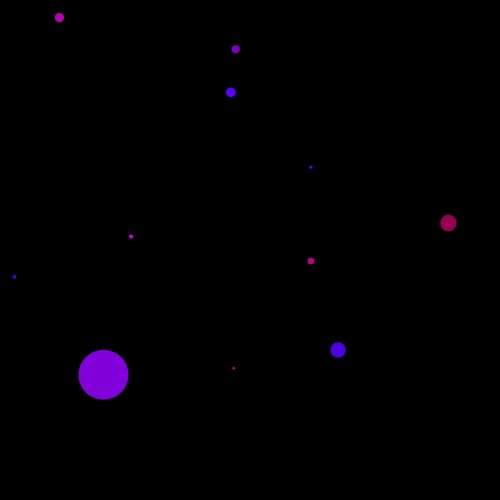
Frame 1 (no input)
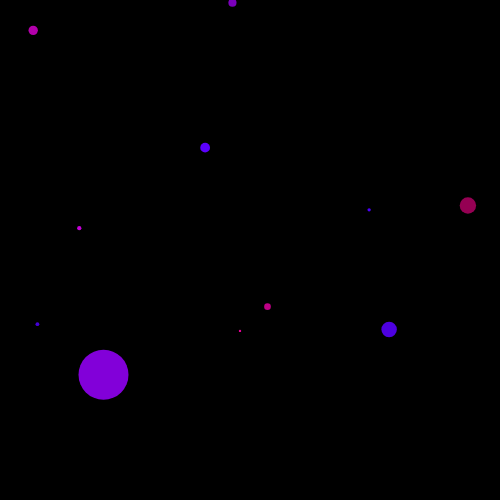
Frame 60 (no input)
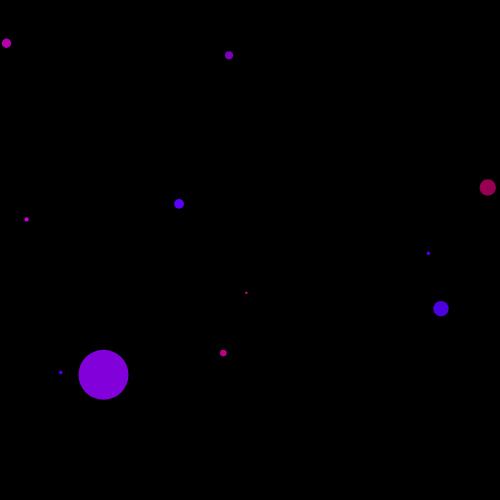
Frame 120 (the mouse pressed at the canvas centre since frame 60)

The p5.js sketch that drew these frames (run headless with seeded random() and noise() and a simulated clock; from frame 60 on, the mouse is pressed at the canvas centre):

// p5.js sketch
// ── sketch.js

var vineNode;
var particleArray = [];
var bigTree;
function setup(){
    ellipseMode(CENTER);
    createCanvas(500,500);
    bigTree = new treeObj();
    bigTree.limbs[0].radius = 50;

    for(var i = 0 ; i < 10 ; i++){
        tp = new particle();
        particleArray.push(tp);
    }
}

function draw() {
    background(0,0,0);
    bigTree.display();
    for(var i = 0 ; i < particleArray.length ; i++){
       
        if(particleArray[i] != null){
            if(particleArray[i].movable == true){
                particleArray[i].display();
                particleArray[i].move();
                particleArray[i].collideWithBoundary();

                //particleArray[i].collideWithTree(bigTree);
                if(particleArray[i].collideWithTree(bigTree) ==true ){
                    particleArray[i] = new particle();

                }
            }
        }
        
    }
    
}


class particle {
    constructor(){
        this.radius = random(1,20);
       
        this.pos = createVector(random(0,width),random(0,height));

        this.c = color( random(64,255) ,0 ,random(64,255) );
        
        this.dir = createVector(random(-1,1),random(-1,1));

        this.movable = true;
        
    }

    display(){
        noStroke();
        fill(this.c);
        ellipse(this.pos.x,this.pos.y,this.radius,this.radius);
    }

    move(){
        if(this.movable == true){
            this.pos.x += this.dir.x;
            this.pos.y += this.dir.y;
        }
        
    }
    
    collideWithBoundary(){
        //x collide
        if(this.pos.x >= width){
            this.pos.x = width - 1;
            this.dir.x *= -1;
        }
        if(this.pos.x <= 0){
            this.pos.x = 1;
            this.dir.x *=-1;
        }
        //y collide
        if(this.pos.y >= height){
            this.pos.y = height - 1;
            this.dir.y *= -1;
        }
        if(this.pos.y <= 0){
            this.pos.y = 1;
            this.dir.y *=-1;
        }
        
    }

    collideWithSeed(seedX, seedY){
        
        if( (abs( (this.pos.x - seedX) ) < 25)  && ( abs( (this.pos.y - seedY) ) < 25)){
            //console.log(this.xpos);
            this.movable = false;
        }
        
    }

    collideWithTree(tree){
        //console.log("collide with tree called by "+this.c+"-"+this.radius);
        //tree is an array of points and radi;
        for( var i = 0 ; i < tree.limbs.length ; i++){
            //console.log("   there are currently "+tree.limbs.length+" limbs");
            var df = p5.Vector.sub(this.pos, tree.limbs[i].pos);
            var m = df.mag();
            //console.log("       df = "+df);
            
            if( m <  tree.limbs[i].radius/2+this.radius/2){
                // console.log("Collided with tree");
                // console.log(this.pos);
                // console.log(tree.limbs[i].pos);
                // var xdiff = abs(this.pos.x - tree.limbs[i].pos.x);
                // var ydiff = abs(this.pos.y - tree.limbs[i].pos.y);
                // console.log("xdiff = "+xdiff);
                // console.log("ydiff = "+ydiff);

                tree.grow(this);
                return true;
                //exit();
            }
        }
        return false;
    }
}

class treeObj {
    constructor(){
        this.limbs = []
        this.trunk = new particle();
        this.trunk.movable = false;
        this.limbs.push(this.trunk);
        
    }

    display(){
       for(var i = 0 ; i < this.limbs.length ; i++){
        this.limbs[i].display();
       }
    }

    grow(p){
        
        p.movable = false;
        this.limbs.push(p);
        //console.log("Grow called");
        // for(var i = 0 ; i <this.limbs.length ; i++){
        //     console.log(i);
        //     console.log(this.limbs[i]);
        // }
        // console.log("------------------------------");
        // console.log(p);
        // console.log("------------------------------");
        // particleArray.indexOf(p);
        // for(var i = 0 ; i <particleArray.length ; i++){
        //     console.log(i);
        //     console.log(particleArray[i]);
        // }
    }
}
